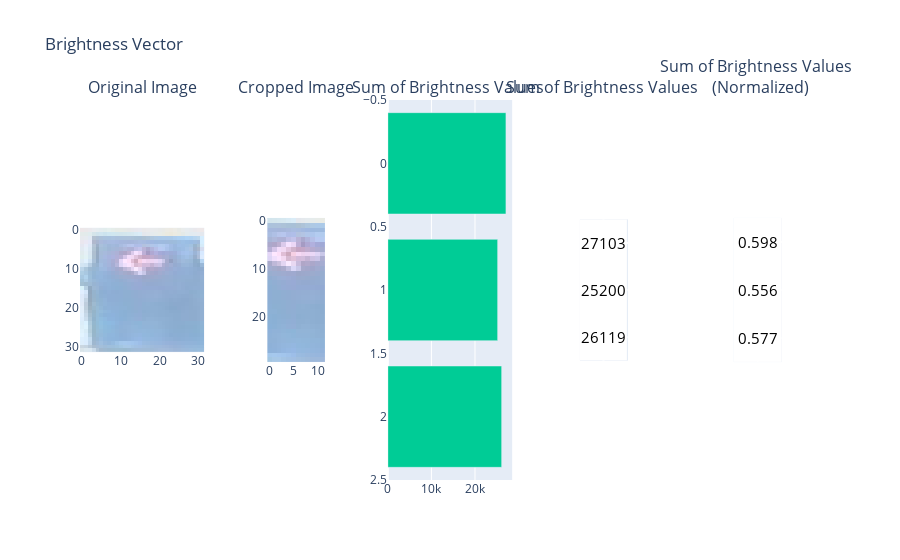
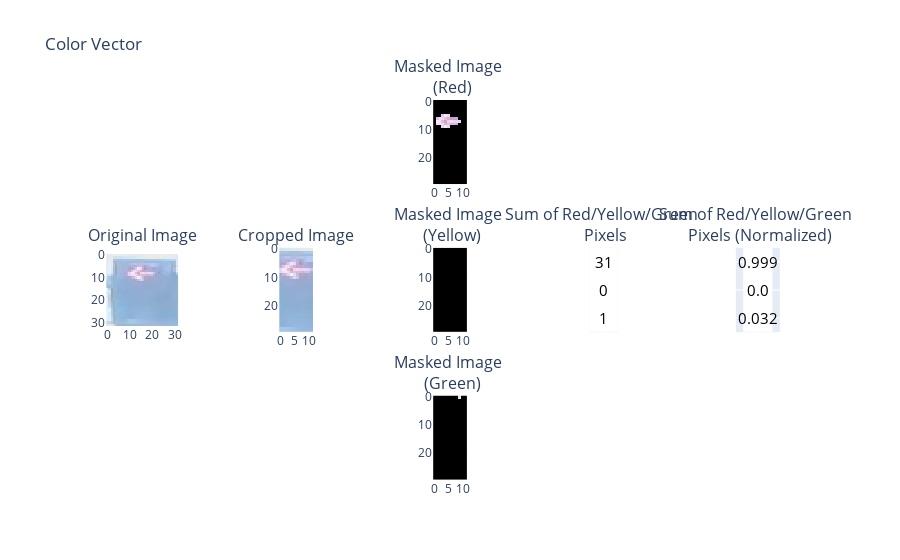

These figures' notebook cell, in order:
### Code cell
# Print features for one image

rgb = df_train_pre["rgb"][438]

print_brightness_vector(rgb, crop_left, crop_top)
print_color_vector(rgb, crop_left, crop_top)

### Figure 1 — Plotly figure (JSON) as saved in the notebook; plotly's stock layout.template omitted (floating-point values rounded to 4 significant figures; data arrays with more than 128 entries replaced by an {"elided": "..."} marker saying what was removed)
{"data": [{"type": "image", "xaxis": "x", "yaxis": "y", "z": {"elided": "32x32x3 int values"}}, {"type": "image", "xaxis": "x2", "yaxis": "y2", "z": {"elided": "30x12x3 int values"}}, {"orientation": "h", "type": "bar", "x": [27103, 25200, 26119], "xaxis": "x3", "y": [0, 1, 2], "yaxis": "y3"}, {"type": "image", "xaxis": "x4", "yaxis": "y4", "z": [[[255, 255, 255]], [[255, 255, 255]], [[255, 255, 255]]]}, {"type": "image", "xaxis": "x5", "yaxis": "y5", "z": [[[255, 255, 255]], [[255, 255, 255]], [[255, 255, 255]]]}], "layout": {"annotations": [{"font": {"size": 16}, "showarrow": false, "text": "Original Image", "x": 0.084, "xanchor": "center", "xref": "paper", "y": 1, "yanchor": "bottom", "yref": "paper"}, {"font": {"size": 16}, "showarrow": false, "text": "Cropped Image", "x": 0.292, "xanchor": "center", "xref": "paper", "y": 1, "yanchor": "bottom", "yref": "paper"}, {"font": {"size": 16}, "showarrow": false, "text": "Sum of Brightness Values <br>", "x": 0.5, "xanchor": "center", "xref": "paper", "y": 1, "yanchor": "bottom", "yref": "paper"}, {"font": {"size": 16}, "showarrow": false, "text": "Sum of Brightness Values <br>", "x": 0.708, "xanchor": "center", "xref": "paper", "y": 1, "yanchor": "bottom", "yref": "paper"}, {"font": {"size": 16}, "showarrow": false, "text": "Sum of Brightness Values <br> (Normalized)", "x": 0.916, "xanchor": "center", "xref": "paper", "y": 1, "yanchor": "bottom", "yref": "paper"}, {"font": {"color": "black", "size": 15}, "showarrow": false, "text": "27103", "x": 0, "xref": "x4", "y": 0, "yref": "y4"}, {"font": {"color": "black", "size": 15}, "showarrow": false, "text": "25200", "x": 0, "xref": "x4", "y": 1, "yref": "y4"}, {"font": {"color": "black", "size": 15}, "showarrow": false, "text": "26119", "x": 0, "xref": "x4", "y": 2, "yref": "y4"}, {"font": {"color": "black", "size": 15}, "showarrow": false, "text": "0.598", "x": 0, "xref": "x5", "y": 0, "yref": "y5"}, {"font": {"color": "black", "size": 15}, "showarrow": false, "text": "0.556", "x": 0, "xref": "x5", "y": 1, "yref": "y5"}, {"font": {"color": "black", "size": 15}, "showarrow": false, "text": "0.577", "x": 0, "xref": "x5", "y": 2, "yref": "y5"}], "autosize": true, "title": {"text": "Brightness Vector"}, "xaxis": {"anchor": "y", "autorange": true, "domain": [0, 0.168], "range": [-0.5, 31.5]}, "xaxis2": {"anchor": "y2", "autorange": true, "domain": [0.253, 0.331], "range": [-0.5, 11.5]}, "xaxis3": {"anchor": "y3", "autorange": true, "domain": [0.416, 0.584], "range": [0, 28530.0], "type": "linear"}, "xaxis4": {"anchor": "y4", "autorange": true, "domain": [0.6755, 0.7405], "range": [-0.5, 0.5], "showticklabels": false}, "xaxis5": {"anchor": "y5", "autorange": true, "domain": [0.8835, 0.9485], "range": [-0.5, 0.5], "showticklabels": false}, "yaxis": {"anchor": "x", "autorange": true, "domain": [0.0688, 0.9312], "range": [31.5, -0.5]}, "yaxis2": {"anchor": "x2", "autorange": true, "domain": [0, 1], "range": [29.5, -0.5]}, "yaxis3": {"anchor": "x3", "autorange": true, "domain": [0, 1], "range": [2.5, -0.5], "type": "linear"}, "yaxis4": {"anchor": "x4", "autorange": true, "domain": [0, 1], "range": [2.5, -0.5], "showticklabels": false}, "yaxis5": {"anchor": "x5", "autorange": true, "domain": [0, 1], "range": [2.5, -0.5], "showticklabels": false}}}

### Figure 2 — Plotly figure (JSON) as saved in the notebook; plotly's stock layout.template omitted (floating-point values rounded to 4 significant figures; data arrays with more than 128 entries replaced by an {"elided": "..."} marker saying what was removed)
{"data": [{"type": "image", "xaxis": "x6", "yaxis": "y6", "z": {"elided": "32x32x3 int values"}}, {"type": "image", "xaxis": "x7", "yaxis": "y7", "z": {"elided": "30x12x3 int values"}}, {"type": "image", "xaxis": "x3", "yaxis": "y3", "z": {"elided": "30x12x3 int values"}}, {"type": "image", "xaxis": "x8", "yaxis": "y8", "z": {"elided": "30x12x3 int values"}}, {"type": "image", "xaxis": "x13", "yaxis": "y13", "z": {"elided": "30x12x3 int values"}}, {"type": "image", "xaxis": "x9", "yaxis": "y9", "z": [[[255, 255, 255]], [[255, 255, 255]], [[255, 255, 255]]]}, {"type": "image", "xaxis": "x10", "yaxis": "y10", "z": [[[255, 255, 255]], [[255, 255, 255]], [[255, 255, 255]]]}], "layout": {"annotations": [{"font": {"size": 16}, "showarrow": false, "text": "Masked Image <br> (Red)", "x": 0.5, "xanchor": "center", "xref": "paper", "y": 1, "yanchor": "bottom", "yref": "paper"}, {"font": {"size": 16}, "showarrow": false, "text": "Original Image", "x": 0.084, "xanchor": "center", "xref": "paper", "y": 0.6111, "yanchor": "bottom", "yref": "paper"}, {"font": {"size": 16}, "showarrow": false, "text": "Cropped Image", "x": 0.292, "xanchor": "center", "xref": "paper", "y": 0.6111, "yanchor": "bottom", "yref": "paper"}, {"font": {"size": 16}, "showarrow": false, "text": "Masked Image <br> (Yellow)", "x": 0.5, "xanchor": "center", "xref": "paper", "y": 0.6111, "yanchor": "bottom", "yref": "paper"}, {"font": {"size": 16}, "showarrow": false, "text": "Sum of Red/Yellow/Green <br> Pixels", "x": 0.708, "xanchor": "center", "xref": "paper", "y": 0.6111, "yanchor": "bottom", "yref": "paper"}, {"font": {"size": 16}, "showarrow": false, "text": "Sum of Red/Yellow/Green <br> Pixels (Normalized)", "x": 0.916, "xanchor": "center", "xref": "paper", "y": 0.6111, "yanchor": "bottom", "yref": "paper"}, {"font": {"size": 16}, "showarrow": false, "text": "Masked Image <br> (Green)", "x": 0.5, "xanchor": "center", "xref": "paper", "y": 0.2222, "yanchor": "bottom", "yref": "paper"}, {"font": {"color": "black", "size": 15}, "showarrow": false, "text": "31", "x": 0, "xref": "x9", "y": 0, "yref": "y9"}, {"font": {"color": "black", "size": 15}, "showarrow": false, "text": "0", "x": 0, "xref": "x9", "y": 1, "yref": "y9"}, {"font": {"color": "black", "size": 15}, "showarrow": false, "text": "1", "x": 0, "xref": "x9", "y": 2, "yref": "y9"}, {"font": {"color": "black", "size": 15}, "showarrow": false, "text": "0.999", "x": 0, "xref": "x10", "y": 0, "yref": "y10"}, {"font": {"color": "black", "size": 15}, "showarrow": false, "text": "0.0", "x": 0, "xref": "x10", "y": 1, "yref": "y10"}, {"font": {"color": "black", "size": 15}, "showarrow": false, "text": "0.032", "x": 0, "xref": "x10", "y": 2, "yref": "y10"}], "autosize": true, "title": {"text": "Color Vector"}, "xaxis": {"anchor": "y", "domain": [0, 0.168]}, "xaxis10": {"anchor": "y10", "autorange": true, "domain": [0.8831, 0.9489], "range": [-0.5, 0.5], "showticklabels": false}, "xaxis11": {"anchor": "y11", "domain": [0, 0.168]}, "xaxis12": {"anchor": "y12", "domain": [0.208, 0.376]}, "xaxis13": {"anchor": "y13", "autorange": true, "domain": [0.4606, 0.5394], "range": [-0.5, 11.5]}, "xaxis14": {"anchor": "y14", "domain": [0.624, 0.792]}, "xaxis15": {"anchor": "y15", "domain": [0.832, 1]}, "xaxis2": {"anchor": "y2", "domain": [0.208, 0.376]}, "xaxis3": {"anchor": "y3", "autorange": true, "domain": [0.4606, 0.5394], "range": [-0.5, 11.5]}, "xaxis4": {"anchor": "y4", "domain": [0.624, 0.792]}, "xaxis5": {"anchor": "y5", "domain": [0.832, 1]}, "xaxis6": {"anchor": "y6", "autorange": true, "domain": [0, 0.168], "range": [-0.5, 31.5]}, "xaxis7": {"anchor": "y7", "autorange": true, "domain": [0.2526, 0.3314], "range": [-0.5, 11.5]}, "xaxis8": {"anchor": "y8", "autorange": true, "domain": [0.4606, 0.5394], "range": [-0.5, 11.5]}, "xaxis9": {"anchor": "y9", "autorange": true, "domain": [0.6751, 0.7409], "range": [-0.5, 0.5], "showticklabels": false}, "yaxis": {"anchor": "x", "domain": [0.7778, 1]}, "yaxis10": {"anchor": "x10", "autorange": true, "domain": [0.3889, 0.6111], "range": [2.5, -0.5], "showticklabels": false}, "yaxis11": {"anchor": "x11", "domain": [0, 0.2222]}, "yaxis12": {"anchor": "x12", "domain": [0, 0.2222]}, "yaxis13": {"anchor": "x13", "autorange": true, "domain": [0, 0.2222], "range": [29.5, -0.5]}, "yaxis14": {"anchor": "x14", "domain": [0, 0.2222]}, "yaxis15": {"anchor": "x15", "domain": [0, 0.2222]}, "yaxis2": {"anchor": "x2", "domain": [0.7778, 1]}, "yaxis3": {"anchor": "x3", "autorange": true, "domain": [0.7778, 1], "range": [29.5, -0.5]}, "yaxis4": {"anchor": "x4", "domain": [0.7778, 1]}, "yaxis5": {"anchor": "x5", "domain": [0.7778, 1]}, "yaxis6": {"anchor": "x6", "autorange": true, "domain": [0.4053, 0.5947], "range": [31.5, -0.5]}, "yaxis7": {"anchor": "x7", "autorange": true, "domain": [0.3889, 0.6111], "range": [29.5, -0.5]}, "yaxis8": {"anchor": "x8", "autorange": true, "domain": [0.3889, 0.6111], "range": [29.5, -0.5]}, "yaxis9": {"anchor": "x9", "autorange": true, "domain": [0.3889, 0.6111], "range": [2.5, -0.5], "showticklabels": false}}}
